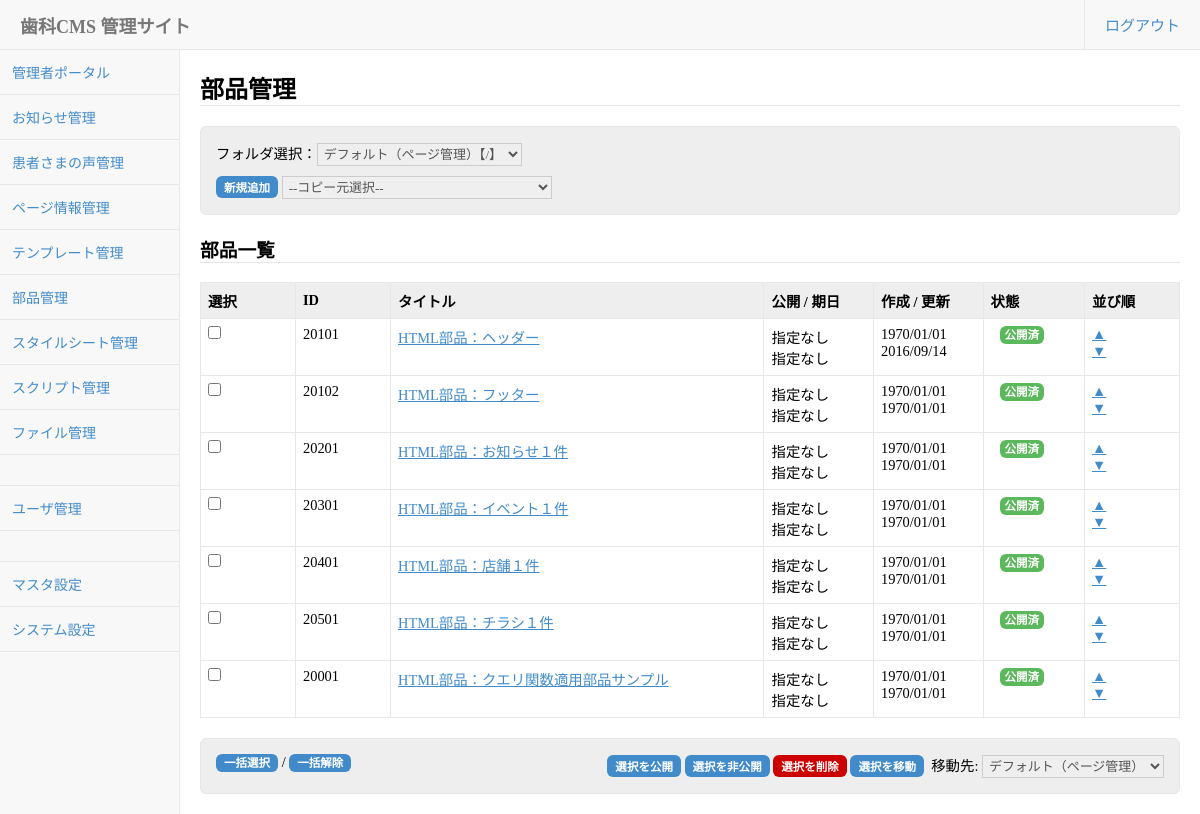
The app's page /webadmin/parts_manager.php (signed in) with its own data.
### tables this page shows
CREATE TABLE `content` (
  `content_id` bigint(20) NOT NULL,
  `created` bigint(20) DEFAULT NULL,
  `updated` bigint(20) DEFAULT NULL,
  `published` bigint(20) DEFAULT NULL,
  `unpublished` bigint(20) DEFAULT NULL,
  `schedule_publish` bigint(20) DEFAULT NULL,
  `schedule_unpublish` bigint(20) DEFAULT NULL,
  `created_by` bigint(20) DEFAULT NULL,
  `updated_by` bigint(20) DEFAULT NULL,
  `published_by` bigint(20) DEFAULT NULL,
  `unpublished_by` bigint(20) DEFAULT NULL,
  `sheduled_by` bigint(20) DEFAULT NULL,
  `revision` int(11) DEFAULT NULL,
  `folder_id` bigint(20) DEFAULT NULL,
  `contentclass` varchar(20) DEFAULT NULL,
  `elementtype_id` bigint(20) DEFAULT NULL,
  `contenttype_id` bigint(20) DEFAULT NULL,
  `title` varchar(511) DEFAULT NULL,
  `url` varchar(255) DEFAULT NULL,
  `content` longtext,
  `comment` text,
  `keywords` text,
  `description` text,
  `author` text,
  `template_id` bigint(20) DEFAULT NULL,
  `media` varchar(255) DEFAULT NULL,
  `editmode` tinyint(1) NOT NULL DEFAULT '0',
  `doctype` varchar(255) DEFAULT NULL,
  `html_attr` text,
  `head_attr` text,
  `head_code` text,
  `body_attr` text,
  `title_prefix` varchar(255) NOT NULL,
  `title_suffix` varchar(255) NOT NULL,
  `stylesheet_index` text NOT NULL,
  `script_index` text NOT NULL,
  `addinfo_index` text NOT NULL,
  `element_index` text NOT NULL,
  `checkout_user_id` bigint(20) DEFAULT NULL,
  `sort_no` bigint(20) NOT NULL DEFAULT '0',
  `workflowstate_id` bigint(20) DEFAULT NULL,
  `static_mode` tinyint(1) NOT NULL DEFAULT '0',
  `php_mode` tinyint(1) NOT NULL DEFAULT '0',
  `schedule_type` tinyint(4) NOT NULL DEFAULT '0',
  `schedule_time` bigint(20) DEFAULT NULL,
  `archive_type` tinyint(4) NOT NULL DEFAULT '0',
  `archive_time` bigint(20) DEFAULT NULL,
  `device` varchar(255) NOT NULL,
  `device_index` varchar(255) NOT NULL,
  `active_flg` tinyint(1) NOT NULL DEFAULT '0'
);

### webadmin/Config/DynamicConfig.php (called while the page is built, shortened)
<?php
class DynamicConfig
{
	static function get($configname){
		if(defined("Config::".$configname)){
			return constant("Config::".$configname);
		}elseif(defined("ConfigCache::".$configname)){
			return constant("ConfigCache::".$configname);
		}else{
			$configname = strtolower($configname);
			$db = new DB();
			$sql = "SELECT value FROM config WHERE configname = ?";
			$result = $db->query($sql,array($configname),DB::FETCH);
			return $result["value"];
		}
	}
}

### webadmin/Framework/DataAccessBase.php (called while the page is built, shortened)
<?php
abstract class DataAccessBase
{
	var $tablename;
	var $db;
	protected function  __construct()
	{
		global $db_connection;
		$this->db = $db_connection;
	}
	protected function setTableName($tablename)
	{
		$this->tablename = $tablename;
	}
	public function getListByParameters($key_value = array(),$order = "",$start = 0,$num = 0)
	{
		global $debug_mode;
		try{
			$sql = "SELECT * FROM `".$this->tablename."`";
			$where_set = self::make_where($key_value);
			$sql .= $where_set['sql'];
			$param = $where_set['param'];
			$sql .= self::make_order($order);
			$stmt = $this->db->prepare($sql);
			$stmt->execute($param);
			$result = $stmt->fetchAll(PDO::FETCH_ASSOC);
			return $result;
		}catch(PDOException $e){
			$real_sql = $this->makeRealSql($sql, $param);
			Logger::error("SQLエラー テーブル：".$this->tablename."のSELECTに失敗しました。".$real_sql);
			if($debug_mode){
				throw new Exception($e->getMessage().$real_sql);
			}else{
				throw new Exception($e->getMessage());
			}
			return null;
		}
	}
	protected static function make_where($key_value){
		$counter = 0;
		$param_arr = array();
		$sql = "";
		if($key_value != null || $key_value != ""){
			foreach($key_value as $key => $value){
				if($counter != 0){
					$sql .= " AND ";
				}else{
					$sql .= " WHERE ";
				}
				if(is_numeric($key)){
					$where_key = $value[0];
					$where_value = $value[1];
					$where_like = isset($value[2]) ? $value[2] : "=";
					if(!is_array($value[1])){
						if($where_value === null){
							if($where_like == "="){
								$sql .= "`".$where_key."` IS NULL";
							}else{
								$sql .= "`".$where_key."` ".$where_like." ?";
								array_push($param_arr,$where_value);
							}
						}else{
							$sql .= "`".$where_key."` ".$where_like." ?";
							array_push($param_arr,$where_value);
						}
					}else{
						$sql .= "`".$where_key."` IN (";
						for($i=0;$i<count($value[1]);$i++){
							if($i != 0){ $sql .= ","; }
							$sql .= "?";
							array_push($param_arr,$value[1][$i]);
						}
						$sql .= ")";
					}
				}else{
					if(!is_array($value)){
						if($value === null){
							$sql .= "`".$key."` IS NULL";
						}else{
							$sql .= "`".$key."` = ?";
							array_push($param_arr,$value);
						}
					}
				}
				$counter++;
			}
		}
		$return['sql'] = $sql;
		$return['param'] = $param_arr;
		return $return;
	}
	protected static function make_order($order,$sort = "ASC"){
		$sql = "";
		if($order != "" && $order != null){
			if(is_array($order)){
				$sql .= " ORDER BY ";
				$order_counter = 0;
				foreach($order as $order_key => $order_value){
					$sql .= "`".$order_key."` ".$order_value." ";
				}
			}else{
				$sql .= " ORDER BY `".$order."` ".$sort;
			}
			return $sql;
		}
		return $sql;
	}
	public function query($sql,$param = array(),$fetch_option = 2){
		global $debug_mode;
		$result = false;
		try{
			$stmt = $this->db->prepare($sql);
			if($param == array()){
				$stmt->execute();
			}else{
				$stmt->execute($param);
			}
			if($fetch_option == DataAccessBase::FETCH_ALL){
				$result = $stmt->fetchAll(PDO::FETCH_ASSOC);
			}else if($fetch_option == DataAccessBase::FETCH) {
				$result = $stmt->fetch(PDO::FETCH_ASSOC);
			}else{
				$result = false;
			}
		}catch(PDOException $e){
			$real_sql = $this->makeRealSql($sql, $param);
			Logger::error("SQLエラー テーブル：".$this->tablename."へのクエリに失敗しました。".$real_sql);
			if($debug_mode){
				throw new Exception($e->getMessage().$real_sql);
			}else{
				throw new Exception($e->getMessage());
			}
			return false;
		}
		return $result;
	}
	private static function makeRealSql($sql,$param){
		$sql = str_replace("?","'%s'",$sql);
		$sql = vsprintf($sql,$param);
		return $sql;
	}
	private function setQueryLog($type,$sql,$param){
		$query_log = array("type" => $type,"sql" => $sql,"param" => $param,"check_sql" => self::makeRealSql($sql, $param));
	}
}
?>

### webadmin/ApplicationCommon/Session.php (called while the page is built, shortened)
<?php
class Session extends SessionBase
{
	static function get(){
		if(!isset(self::$instance)){
			self::$instance = new Session();
		}else{
		}
		return self::$instance;
	}
	protected function setConfig(){
		$this->session_cookie_lifetime = Config::SESSION_COOKIE_LIFETIME;
		$this->session_access_identcode_name = Config::SESSION_ACCESS_IDENTCODE;
	}
}

### webadmin/DataAccess/Content.php (called while the page is built, shortened)
<?php
require_once(dirname(__FILE__).'/../Framework/DataAccessBase.php');
class Content extends DataAccessBase
{
	function getContentManagementListByParameters($parameters){
		$sql = "SELECT cont.*,count(sche.content_schedule_id) as sche_cnt,pub.content_id as content_public_id,pub.updated as content_public_updated,domain.domain,domain.base_dir_path,workflow.workflowstate_name FROM content cont ";
		$sql.= "LEFT JOIN content_public pub ";
		$sql.= 		"ON  cont.content_id = pub.content_id ";
		$sql.= "LEFT JOIN content_schedule sche ";
		$sql.= 		"ON  cont.content_id = sche.content_id ";
		$sql.= "INNER JOIN folder ";
		$sql.= 		"ON  cont.folder_id = folder.folder_id ";
		$sql.= "INNER JOIN domain ";
		$sql.= 		"ON  folder.domain_id = domain.domain_id ";
		$sql.= "LEFT JOIN workflowstate workflow ON cont.workflowstate_id = workflow.workflowstate_id ";
		$sql.= 		"AND workflow.active_flg = '1' ";
		$sql.= "WHERE cont.contentclass = ? " ;
		$params[] = $parameters["contentclass"];
		if(isset($parameters["folder_id"])){
			$sql.= "AND cont.folder_id = ? " ;
			$params[] = $parameters["folder_id"];
		}
		$sql.= "GROUP BY cont.content_id ";
		$sql.= "ORDER BY cont.sort_no ASC " ;
		$result = $this->query($sql,$params);
		return $result;
	}
}

### webadmin/ApplicationCommon/Util.php (called while the page is built, shortened)
<?php
class Util extends UtilBase
{
	static function IsNullOrEmpty($param)
	{
		if($param == null || $param == "" || $param == array())
		{
			return true;
		}
		return false;
	}
}
?>

### webadmin/parts_manager.php (the view, shortened to what this page needs)
<?php
require_once(dirname(__FILE__).'/CMSCommon/include.php');
require_once(dirname(__FILE__).'/DataAccess/Content.php');
$self = basename(__FILE__);
$session = Session::get();
$session->loginCheckAndRedirect("login.php",array("admin_flg" => 1));
$ope_auth_publish = $session->user["ope_auth_parts_publish"];
$ope_auth_edit = $session->user["ope_auth_parts_edit"];
$ope_auth_delete = $session->user["ope_auth_parts_delete"];
$Content = new Content(Content::TABLE_MANAGEMENT);
$folder_id = isset($_REQUEST["folder_id"]) ? $_REQUEST["folder_id"] : 1;
$where = array();
$where["contentclass"] = "parts";
$where["folder_id"] = $folder_id;
$contentList = $Content->getContentManagementListByParameters($where);
?>
<div class="search">
<?php if(Config::get("folder_use_flg") == "on"): ?>
	<?php
	$Folder = new Folder();
	$where = array();
	$where["active_flg"] = 1;
	$where["list_display_flg"] = 1;
	$order = array();
	$order["sort_no"] = "asc";
	$folderList = $Folder->getListByParameters($where,$order);
	?>
	<form id="folder_values" action="">
	フォルダ選択：<select name="folder_id" onchange="changeFolder();" style="padding:2px;">
	<?php
	$code_display = Config::get("folder_code_display_flg");
	for($i=0;$i<count($folderList);$i++){
		if($folderList[$i]["folder_id"] == $folder_id){ $selected = "selected"; }else{ $selected = ""; }
		if($code_display == "on" && $folderList[$i]["folder_code"] != ""){ $code = "【".$folderList[$i]["folder_code"]."】"; }else{ $code = ""; }
		echo '<option value="'.$folderList[$i]["folder_id"].'" '.$selected.'>'.$folderList[$i]["folder_name"].$code."</option>";
	}
	?>
	</select>
	</form>
<?php endif; ?>
<?php if($session->user["admintype"] == SPConst::ADMINTYPE_SUPERVISOR || $session->user["ope_auth_parts_add"]): ?>
	<form action = "" id="control_values" style="margin-top: 10px;">
	<input class="btn btn_small" type="button" value="新規追加" id="action_new" />
	<?php if(Config::get("content_new_mode") != "" && Config::get("content_new_mode") != "normal"): ?>
		<select name="copy_content_id" style="padding:2px;">
		<?php if(Config::get("content_new_mode") == "multi"): ?>
			<option value="">--コピー元選択--</option>
		<?php endif; ?>
		</select>
	<?php endif; ?>
	</form>
<?php endif; ?>
</div>
<h3>部品一覧</h3>
<form action = "" id="content_values" style="margin-top: 10px;">
<table class="list">
<tr>
	<th class="w80">選択</th>
	<th class="w80">ID</th>
	<th>タイトル</th>
	<th>公開 / 期日</th>
	<th>作成 / 更新</th>
	<th>状態</th>
	<th class="w80">並び順</th>
</tr>
<?php
for($i=0;$i < count($contentList);$i++){
	echo '<tr>'."\n";
	echo '<td><input type="checkbox" name="content_id[]" class="list_checkbox" value="'.$contentList[$i]["content_id"].'" ></td>'."\n";
	echo '<td>'.$contentList[$i]["content_id"].'</td>'."\n";
	echo '<td><a href="content_edit.php?contentclass='.$contentList[$i]["contentclass"].'&mode=edit&content_id='.$contentList[$i]["content_id"].'&folder_id=1&close_url='.$self.'">'.htmlspecialchars($contentList[$i]["title"]).'</a><br>'."\n";
	echo '</td>'."\n";
	if(Util::IsNullOrEmpty($contentList[$i]["schedule_publish"])){
		echo '<td>指定なし<br>'."\n";
	}else{
		echo '<td>'.date("Y/m/d",$contentList[$i]["schedule_publish"]).'<br>'."\n";
	}
	if(Util::IsNullOrEmpty($contentList[$i]["schedule_unpublish"])){
		echo '指定なし</td>'."\n";
	}else{
		echo date("Y/m/d",$contentList[$i]["schedule_unpublish"]).'</td>'."\n";
	}
	echo '<td>'.date("Y/m/d",$contentList[$i]["created"]).'<br>'."\n";
	echo date("Y/m/d",$contentList[$i]["updated"]).'</td>'."\n";
	echo '<td>'.ContentCommon::getContentStatusHTML($contentList[$i])."</td>\n";
	echo '<td>';
	echo '<a href="'.$self.'?content_id='.$contentList[$i]["content_id"].'&action=sort&sort=up">▲</a>';
	echo '<br>';
	echo '<a href="'.$self.'?content_id='.$contentList[$i]["content_id"].'&action=sort&sort=down">▼</a>';
	echo '</td>';
	echo '</tr>'."\n";
}
?>
</table>
<div class="search">
<div class="content_left">
<a class="btn btn_small" href="#" onclick="list_check_all('list_checkbox'); return false;">一括選択</a> / <a class="btn btn_small" href="#" onclick="list_clear_all('list_checkbox'); return false;">一括解除</a>
</div>
<div class="content_right">
<?php if(!$ope_auth_publish){ $disabled = "disabled"; }else{ $disabled = "";}?>
<input class="btn btn_small" type="button" value="選択を公開" onclick="action_publish_multiple('content_values'); return false;" <?php echo $disabled; ?>>
<?php if(!$ope_auth_publish){ $disabled = "disabled"; }else{ $disabled = "";}?>
<input class="btn btn_small" type="button" value="選択を非公開" onclick="action_unpublish_multiple('content_values'); return false;" <?php echo $disabled; ?>>
<?php if(!$ope_auth_delete){ $disabled = "disabled"; }else{ $disabled = "";}?>
<input class="btn red btn_small" type="button" value="選択を削除" onclick="action_delete_multiple('content_values'); return false;" <?php echo $disabled; ?>>
<?php if(Config::get("folder_use_flg") == "on"): ?>
	<?php if(!$ope_auth_edit){ $disabled = "disabled"; }else{ $disabled = "";}?>
	<input class="btn btn_small" type="button" value="選択を移動" onclick="action_move_multiple('content_values'); return false;" <?php echo $disabled; ?>>
	&nbsp;移動先:
	<select name="folder_id" style="padding:2px;">
	<?php
	for($i=0;$i<count($folderList);$i++){
		if($folderList[$i]["folder_id"] == $folder_id){ $selected = "selected"; }else{ $selected = ""; }
		echo '<option value="'.$folderList[$i]["folder_id"].'" '.$selected.'>'.$folderList[$i]["folder_name"]."</option>";
	}
	?>
	</select>
<?php endif; ?>
</form>
</div>
</div>

### webadmin/CMSCommon/ContentCommon.php (shortened to what this page needs)
<?php
require_once(dirname(__FILE__).'/../ApplicationCommon/Util.php');
require_once(dirname(__FILE__).'/../DataAccess/Content.php');
class ContentCommon{
	static function getContentStatusHTML($contentData){
		$str = "";
		if($contentData["content_public_id"] != NULL){
			if($contentData["content_public_updated"] == $contentData["updated"]){
				if($contentData["schedule_publish"] != null && $contentData["schedule_publish"] > time()){
					$str.= '<span class="mark info">公開予定</span>';
				}else if($contentData["schedule_unpublish"] != null && $contentData["schedule_unpublish"] < time()){
					$str.= '<span class="mark red">公開終了</span>';
				}else{
					$str.= '<span class="mark green">公開済</span>';
				}
			}else{
				$str.= '<span class="mark orange">編集中</span>';
			}
		}else{
			$str.= '<span class="mark red">非公開</span>';
		}
		return $str;
	}
}

### webadmin/css/admin.css (style rules this page uses)
a { color:#428bca; text-decoration:none; }
input , textarea , select { margin:0; padding:4px; border:solid 1px #cccccc; font-size:0.9em; font-family: "メイリオ","Meiryo","Hiragino Kaku Gothic Pro" , "ヒラギノ角ゴ Pro W3" , "ＭＳ Ｐゴシック"; color:#555555; }
input.btn,a.btn { margin-top:20px; padding:8px 16px; border:none; background:#428bca; font-size:0.9em; font-weight:bold; color:#ffffff; cursor:pointer; -webkit-border-radius: 6px; -moz-border-radius: 6px; border-radius: 6px; }
input.btn_small,a.btn_small { margin:0; padding:3px 8px; border:none; background:#428bca; font-size:0.8em; font-weight:bold; color:#ffffff; cursor:pointer; -webkit-border-radius: 6px; -moz-border-radius: 6px; border-radius: 6px; }
input.red,a.red { background:#cc0000; }
table { width:100%; }
table.list { margin:0 0 20px 0; width:100%; font-size:0.9em; border:1px solid #e7e7e7; border-collapse: collapse; }
table.list th { padding:7px; background:#eeeeee; border:1px solid #e7e7e7; text-align:left; }
table.list td { padding:7px; border:1px solid #e7e7e7; vertical-align:top; }
table.list a { text-decoration:underline; }
div.search { margin:0 0 20px 0; padding:15px; background:#eeeeee; -webkit-border-radius: 6px; -moz-border-radius: 6px; border-radius: 6px; border:1px solid #e7e7e7; font-size:0.9em; }
.content_left { float:left; }
.content_right { float:right }
.w80 { width:80px; }
span.mark { margin:9px; padding:3px 5px; font-size:0.8em; font-weight:bold; -webkit-border-radius: 6px; -moz-border-radius: 6px; border-radius: 6px; }
span.green { background:#5cb85c; color:#ffffff; }
html { margin:0; padding:0; height: 100%; background:url(../img/sidebar_background.gif) repeat-y left top; }
body { margin:0; padding:0; min-width:800px; height: 100%; font-family: "メイリオ","Meiryo","Hiragino Kaku Gothic Pro" , "ヒラギノ角ゴ Pro W3" , "ＭＳ Ｐゴシック"; }
#body #content h3 { border-bottom:1px solid #e7e7e7; }

### records on screen
content: content_id "20101", title "HTML部品：ヘッダー", shows "指定なし", created "1970/01/01", updated "2016/09/14", shows "公開済"
content: content_id "20102", title "HTML部品：フッター", shows "指定なし", created "1970/01/01", updated "1970/01/01", shows "公開済"
content: content_id "20201", title "HTML部品：お知らせ１件", shows "指定なし", created "1970/01/01", updated "1970/01/01", shows "公開済"
content: content_id "20301", title "HTML部品：イベント１件", shows "指定なし", created "1970/01/01", updated "1970/01/01", shows "公開済"
content: content_id "20401", title "HTML部品：店舗１件", shows "指定なし", created "1970/01/01", updated "1970/01/01", shows "公開済"
content: content_id "20501", title "HTML部品：チラシ１件", shows "指定なし", created "1970/01/01", updated "1970/01/01", shows "公開済"
content: content_id "20001", title "HTML部品：クエリ関数適用部品サンプル", shows "指定なし", created "1970/01/01", updated "1970/01/01", shows "公開済"

### other values on screen
$this->title "部品管理"
Config::get("addon_module".$i."_name") "お知らせ管理"
Config::get("addon_module".$i."_name") "患者さまの声管理"
form field folder_id "デフォルト（ページ管理）【/】"
form field folder_id "デフォルト（ページ管理）"
